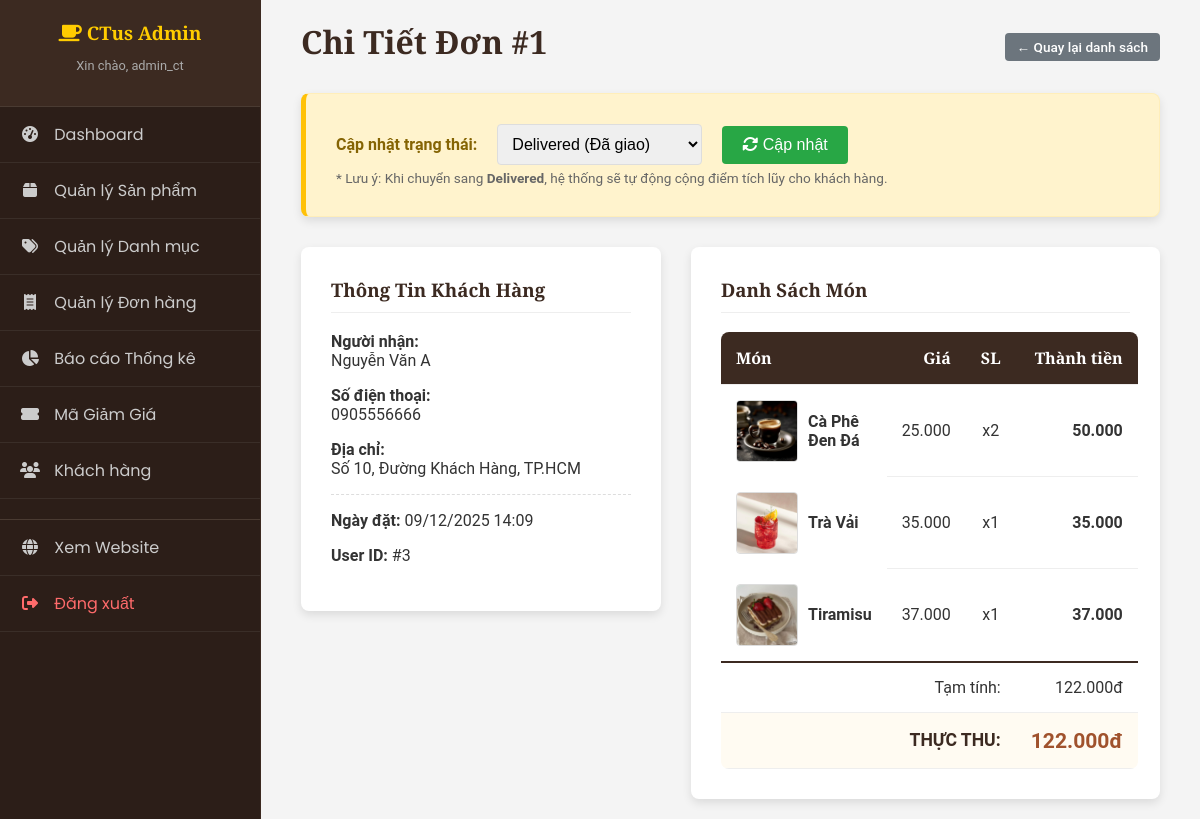
The app's page /src/admin/order_detail.php?id=1 (signed in) with its own data.
### tables this page shows
CREATE TABLE IF NOT EXISTS `orders` (
  `id` int NOT NULL AUTO_INCREMENT,
  `user_id` int DEFAULT NULL,
  `order_date` datetime NOT NULL DEFAULT CURRENT_TIMESTAMP,
  `total_amount` decimal(10,0) NOT NULL,
  `shipping_name` varchar(100) NOT NULL,
  `shipping_phone` varchar(20) NOT NULL,
  `shipping_address` varchar(255) NOT NULL,
  `status` enum('Pending','Processing','Shipped','Delivered','Cancelled') NOT NULL DEFAULT 'Pending',
  `discount_amount` decimal(15,2) DEFAULT '0.00',
  `final_amount` decimal(15,2) DEFAULT '0.00',
  PRIMARY KEY (`id`),
  KEY `user_id` (`user_id`)
);

CREATE TABLE IF NOT EXISTS `order_details` (
  `id` int NOT NULL AUTO_INCREMENT,
  `order_id` int NOT NULL,
  `product_id` int NOT NULL,
  `quantity` int NOT NULL,
  `price` decimal(10,0) NOT NULL,
  PRIMARY KEY (`id`),
  KEY `order_id` (`order_id`),
  KEY `product_id` (`product_id`)
);

CREATE TABLE IF NOT EXISTS `products` (
  `id` int NOT NULL AUTO_INCREMENT,
  `category_id` int NOT NULL,
  `name` varchar(255) NOT NULL,
  `price` decimal(10,0) NOT NULL,
  `description` text,
  `image` varchar(255) DEFAULT NULL,
  `created_at` timestamp NULL DEFAULT CURRENT_TIMESTAMP,
  PRIMARY KEY (`id`),
  KEY `category_id` (`category_id`)
);

### src/admin/order_detail.php (the view, shortened to what this page needs)
<?php
include 'includes/header.php';
$order_id = isset($_GET['id']) ? intval($_GET['id']) : 0;
$order_sql = "SELECT * FROM orders WHERE id = $order_id";
$order_result = $conn->query($order_sql);
$order = $order_result->fetch_assoc();
$detail_sql = "SELECT od.*, p.name, p.image
               FROM order_details od
               JOIN products p ON od.product_id = p.id
               WHERE od.order_id = $order_id";
$details_result = $conn->query($detail_sql);
?>
<main class="admin-content">
    <div style="display: flex; justify-content: space-between; align-items: center; margin-bottom: 20px;">
        <h1 class="admin-page-title" style="margin: 0; border: none;">Chi Tiết Đơn #<?php echo $order_id; ?></h1>
        <a href="orders.php" class="btn-admin" style="background: #6c757d; color: white;">&larr; Quay lại danh sách</a>
    </div>
    <div class="admin-form-card" style="margin-bottom: 30px; background-color: #fff3cd; border: 1px solid #ffeeba; border-left: 5px solid #ffc107;">
        <form action="" method="POST" style="display: flex; align-items: center; gap: 20px;">
            <label style="margin: 0; font-weight: bold; color: #856404;">Cập nhật trạng thái:</label>
            <select name="status" class="form-control" style="width: auto; display: inline-block;">
                <option value="Delivered" <?php echo ($order['status'] == 'Delivered') ? 'selected' : ''; ?>>Delivered (Đã giao)</option>
            </select>
            <button type="submit" name="update_status" class="btn-admin btn-add-new" style="margin: 0;">
                <i class="fas fa-sync-alt"></i> Cập nhật
            </button>
        </form>
        <p style="margin: 5px 0 0; font-size: 0.85em; color: #666;">
            * Lưu ý: Khi chuyển sang <strong>Delivered</strong>, hệ thống sẽ tự động cộng điểm tích lũy cho khách hàng.
        </p>
    </div>
    <div style="display: flex; gap: 30px; flex-wrap: wrap;">
        <div class="admin-form-card" style="flex: 1; min-width: 300px; margin: 0; height: fit-content;">
            <h3 style="border-bottom: 1px solid #eee; padding-bottom: 10px; margin-top: 0; color: #3C2A21;">Thông Tin Khách Hàng</h3>
            <p><strong>Người nhận:</strong> <br><?php echo htmlspecialchars($order['shipping_name']); ?></p>
            <p><strong>Số điện thoại:</strong> <br><?php echo htmlspecialchars($order['shipping_phone']); ?></p>
            <p><strong>Địa chỉ:</strong> <br><?php echo nl2br(htmlspecialchars($order['shipping_address'])); ?></p>
            <hr style="border: 0; border-top: 1px dashed #ddd; margin: 15px 0;">
            <p><strong>Ngày đặt:</strong> <?php echo date('d/m/Y H:i', strtotime($order['order_date'])); ?></p>
            <p><strong>User ID:</strong> #<?php echo $order['user_id']; ?></p>
        </div>
        <div class="admin-form-card" style="flex: 1.5; min-width: 400px; margin: 0;">
            <h3 style="border-bottom: 1px solid #eee; padding-bottom: 10px; margin-top: 0; color: #3C2A21;">Danh Sách Món</h3>
            <table class="admin-table" style="box-shadow: none;">
                <thead>
                    <tr>
                        <th>Món</th>
                        <th style="text-align: right;">Giá</th>
                        <th style="text-align: center;">SL</th>
                        <th style="text-align: right;">Thành tiền</th>
                    </tr>
                </thead>
                <tbody>
                    <?php
                    $calc_subtotal = 0;
                    while ($item = $details_result->fetch_assoc()):
                        $row_total = $item['price'] * $item['quantity'];
                        $calc_subtotal += $row_total;
                    ?>
                    <tr>
                        <td style="display: flex; align-items: center; gap: 10px; border: none;">
                            <img src="../assets/images/<?php echo htmlspecialchars($item['image']); ?>"
                                 width="40" height="40" style="border-radius: 4px; border: 1px solid #ddd; object-fit: cover;"
                                 onerror="this.src='https://via.placeholder.com/40'">
                            <div>
                                <strong><?php echo htmlspecialchars($item['name']); ?></strong>
                            </div>
                        </td>
                        <td style="text-align: right;"><?php echo number_format($item['price'], 0, ',', '.'); ?></td>
                        <td style="text-align: center;">x<?php echo $item['quantity']; ?></td>
                        <td style="text-align: right; font-weight: bold;"><?php echo number_format($row_total, 0, ',', '.'); ?></td>
                    </tr>
                    <?php endwhile; ?>
                    <tr style="border-top: 2px solid #3C2A21;">
                        <td colspan="3" style="text-align: right;">Tạm tính:</td>
                        <td style="text-align: right;"><?php echo number_format($calc_subtotal, 0, ',', '.'); ?>đ</td>
                    </tr>
                    <tr style="background-color: #fffbf2; font-size: 1.1em;">
                        <td colspan="3" style="text-align: right; font-weight: bold; color: #3C2A21;">THỰC THU:</td>
                        <td style="text-align: right; font-weight: bold; color: #A0522D; font-size: 1.2em;">
                            <?php
                            $final_show = ($order['final_amount'] > 0) ? $order['final_amount'] : $order['total_amount'];
                            echo number_format($final_show, 0, ',', '.');
                            ?>đ
                        </td>
                    </tr>
                </tbody>
            </table>
        </div>
    </div>
</main>
<?php include 'includes/footer.php'; ?>

### src/assets/css/style.css (style rules this page uses)
body { font-family: 'Roboto', sans-serif; margin: 0; background-color: #f4f4f4; color: #333; }
h1, h2, h3 { font-family: 'Playfair Display', serif; color: #3C2A21; }
body { background-color: #fffbf2; }
.admin-content { flex-grow: 1; background-color: #f4f4f4; padding: 20px 40px; overflow-y: auto; }
.admin-page-title { font-family: 'Playfair Display', serif; color: #3C2A21; font-size: 2em; margin-bottom: 30px; border-bottom: 2px solid #ddd; padding-bottom: 10px; }
.btn-admin { padding: 6px 12px; border-radius: 4px; text-decoration: none; font-size: 0.85em; font-weight: 500; display: inline-block; border: none; cursor: pointer; transition: all 0.2s; }
.btn-add-new { background-color: #28a745; color: white; padding: 10px 20px; font-size: 1em; margin-bottom: 20px; display: inline-block; }
.admin-table { width: 100%; background: white; border-collapse: collapse; box-shadow: 0 2px 5px rgba(0,0,0,0.05); border-radius: 8px; overflow: hidden; }
.admin-table th, .admin-table td { padding: 15px; text-align: left; border-bottom: 1px solid #eee; }
.admin-table th { background-color: #3C2A21; color: white; font-family: 'Playfair Display', serif; }
.admin-table img { width: 60px; height: 60px; object-fit: cover; border-radius: 4px; border: 1px solid #ddd; }
.admin-form-card { background: white; padding: 30px; border-radius: 8px; box-shadow: 0 4px 10px rgba(0,0,0,0.1); max-width: 800px; margin: 0 auto; }
.form-control { width: 100%; padding: 10px; border: 1px solid #ddd; border-radius: 4px; font-size: 1em; }

### records on screen
orders: status "Delivered (Đã giao)", shipping_name "Nguyễn Văn A", shipping_phone "0905556666", shipping_address "Số 10, Đường Khách Hàng, TP.HCM", order_date "09/12/2025 14:09", user "3", final_show "122.000"
order_details: product.image (picture), product.name "Cà Phê Đen Đá", price "25.000", quantity "2", row_total "50.000"
order_details: product.image (picture), product.name "Trà Vải", price "35.000", quantity "1", row_total "35.000"
order_details: product.image (picture), product.name "Tiramisu", price "37.000", quantity "1", row_total "37.000"

### other values on screen
$_SESSION['username'] "admin_ct"
$order_id "1"
$calc_subtotal "122.000"
